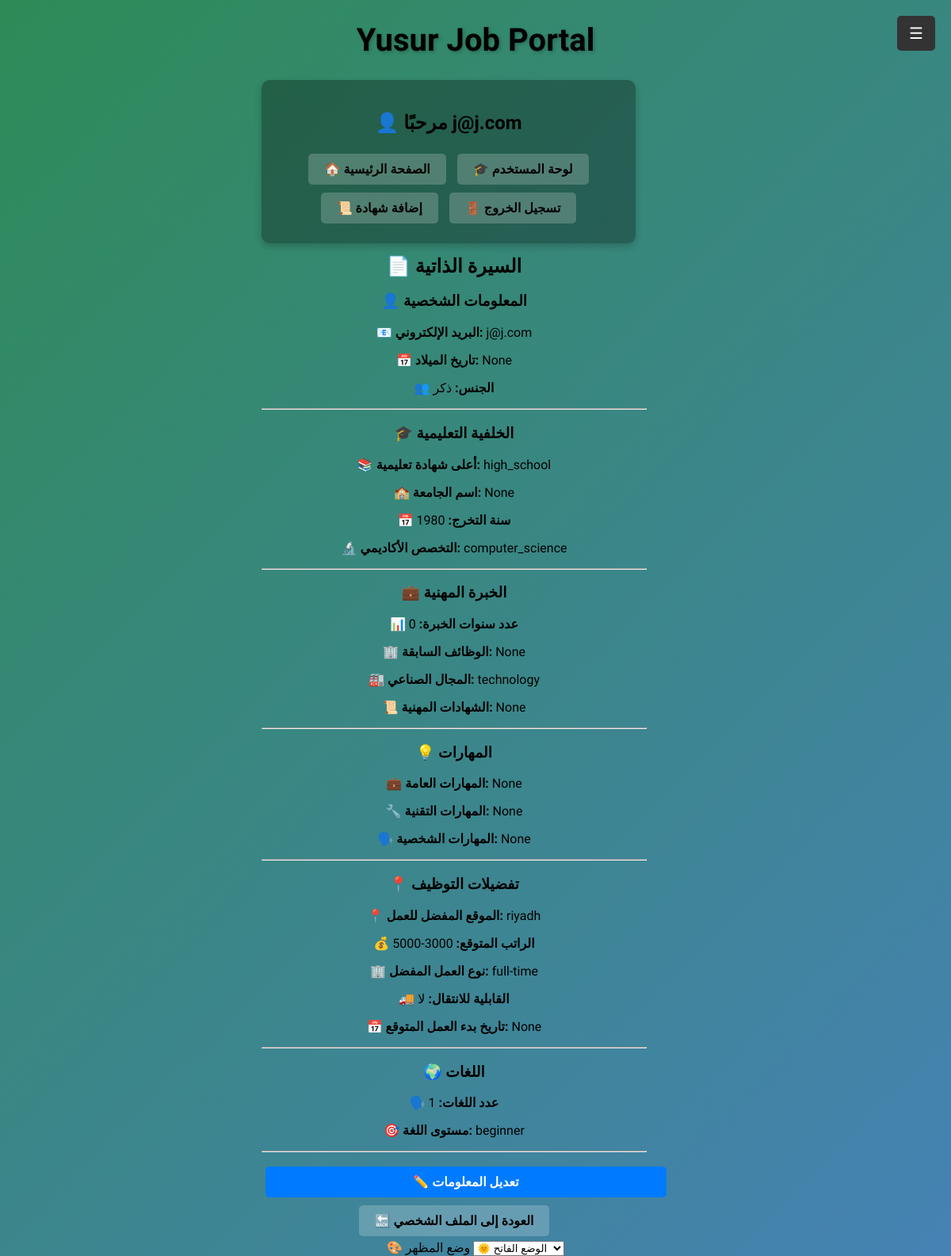
/jobseeker-resume (signed in), run on the app's committed database.
### app/models.py (models this page shows, shortened)
class User(db.Model, UserMixin):
    id = db.Column(db.Integer, primary_key=True)
    username = db.Column(db.String(100), unique=True, nullable=False)
    email = db.Column(db.String(100), unique=True, nullable=False)
    password = db.Column(db.String(100), nullable=False)
    role = db.Column(db.String(20), nullable=False, default="JobSeeker")
    notifications_enabled = db.Column(db.Boolean, default=True)
    theme = db.Column(db.String(10), default="light")
    profile_picture = db.Column(db.String(100), nullable=True, default="default_profile.png")
    date_of_birth = db.Column(db.Date, nullable=True)
    gender = db.Column(db.String(10), nullable=True)
    highest_education = db.Column(db.String(50), nullable=True)
    university_name = db.Column(db.String(100), nullable=True)
    graduation_year = db.Column(db.Integer, nullable=True)
    field_of_study = db.Column(db.String(100), nullable=True)
    experience_years = db.Column(db.String(10), nullable=True)
    previous_jobs = db.Column(db.Text, nullable=True)
    industry = db.Column(db.String(100), nullable=True)
    certifications = db.Column(db.Text, nullable=True)
    skills = db.Column(db.Text, nullable=True)
    technical_skills = db.Column(db.Text, nullable=True)
    soft_skills = db.Column(db.Text, nullable=True)
    preferred_location = db.Column(db.String(100), nullable=True)
    preferred_salary = db.Column(db.String(20), nullable=True)
    job_type = db.Column(db.String(20), nullable=True)
    willing_to_relocate = db.Column(db.Boolean, default=False)
    available_start_date = db.Column(db.Date, nullable=True)
    languages = db.Column(db.String(255), nullable=True)
    language_proficiency = db.Column(db.String(255), nullable=True)

### app/routes.py (the view)
@main.route('/jobseeker-resume', methods=['GET'])
@login_required
def jobseeker_resume():
    return render_template('jobseeker_resume.html', user=current_user)

### app/routes.py (called while the page is built)
@login_manager.user_loader
def load_user(user_id):
    return User.query.get(int(user_id))

### app/templates/jobseeker_resume.html
{% extends "base.html" %}
{% block content %}
<div class="container mt-5">
    <h2 class="text-center">📄 السيرة الذاتية</h2>
    <div class="card p-4 shadow-sm">
        <h3>👤 المعلومات الشخصية</h3>
        <p><strong>📧 البريد الإلكتروني:</strong> {{ user.email }}</p>
        <p><strong>📅 تاريخ الميلاد:</strong> {{ user.date_of_birth }}</p>
        <p><strong>👥 الجنس:</strong> {{ "ذكر" if user.gender == "male" else "أنثى" }}</p>
        <hr>
        <h3>🎓 الخلفية التعليمية</h3>
        <p><strong>📚 أعلى شهادة تعليمية:</strong> {{ user.highest_education }}</p>
        <p><strong>🏫 اسم الجامعة:</strong> {{ user.university_name }}</p>
        <p><strong>📅 سنة التخرج:</strong> {{ user.graduation_year }}</p>
        <p><strong>🔬 التخصص الأكاديمي:</strong> {{ user.field_of_study }}</p>
        <hr>
        <h3>💼 الخبرة المهنية</h3>
        <p><strong>📊 عدد سنوات الخبرة:</strong> {{ user.experience_years }}</p>
        <p><strong>🏢 الوظائف السابقة:</strong> {{ user.previous_jobs }}</p>
        <p><strong>🏭 المجال الصناعي:</strong> {{ user.industry }}</p>
        <p><strong>📜 الشهادات المهنية:</strong> {{ user.certifications }}</p>
        <hr>
        <h3>💡 المهارات</h3>
        <p><strong>💼 المهارات العامة:</strong> {{ user.skills }}</p>
        <p><strong>🔧 المهارات التقنية:</strong> {{ user.technical_skills }}</p>
        <p><strong>🗣️ المهارات الشخصية:</strong> {{ user.soft_skills }}</p>
        <hr>
        <h3>📍 تفضيلات التوظيف</h3>
        <p><strong>📍 الموقع المفضل للعمل:</strong> {{ user.preferred_location }}</p>
        <p><strong>💰 الراتب المتوقع:</strong> {{ user.preferred_salary }}</p>
        <p><strong>🏢 نوع العمل المفضل:</strong> {{ user.job_type }}</p>
        <p><strong>🚚 القابلية للانتقال:</strong> {{ "نعم" if user.willing_to_relocate else "لا" }}</p>
        <p><strong>📅 تاريخ بدء العمل المتوقع:</strong> {{ user.available_start_date }}</p>
        <hr>
        <h3>🌍 اللغات</h3>
        <p><strong>🗣️ عدد اللغات:</strong> {{ user.languages }}</p>
        <p><strong>🎯 مستوى اللغة:</strong> {{ user.language_proficiency }}</p>
        <hr>
        <a href="{{ url_for('main.jobseeker_profile') }}" class="btn btn-primary">✏️ تعديل المعلومات</a>
        <a href="{{ url_for('main.user_profile') }}" class="btn btn-secondary">🔙 العودة إلى الملف الشخصي</a>
    </div>
</div>
{% endblock %}

### app/templates/base.html (shortened to what this page needs)
<!DOCTYPE html>
<html lang="ar">
<head>
    <link rel="stylesheet" type="text/css" href="{{ url_for('static', filename='style.css') }}">
</head>
<body>
    <div class="menu-button" onclick="openSidebar()">☰</div>
    <div class="container">
        <h1 class="title">Yusur Job Portal</h1>
        <div class="dashboard">
            <h2>👤 مرحبًا {{ current_user.username if current_user.is_authenticated else 'زائر' }}</h2>
            <div class="buttons">
                <a href="{{ url_for('main.home') }}" class="btn">🏠 الصفحة الرئيسية</a>
                {% if current_user.is_authenticated %}
                    {% if current_user.role == 'Admin' %}
                        <a href="{{ url_for('main.admin_dashboard') }}" class="btn">📊 لوحة تحكم الأدمن</a>
                        <a href="{{ url_for('main.add_job') }}" class="btn">➕ إضافة وظيفة</a>
                    {% elif current_user.role == 'JobSeeker' %}
                        <a href="{{ url_for('main.jobseeker_dashboard') }}" class="btn">🎓 لوحة المستخدم</a>
                        <a href="{{ url_for('main.upload_certificate') }}" class="btn">📜 إضافة شهادة</a>
                    {% endif %}
                    <a href="{{ url_for('main.logout') }}" class="btn btn-danger">🚪 تسجيل الخروج</a>
                {% else %}
                    <a href="{{ url_for('main.login') }}" class="btn">🔑 تسجيل الدخول</a>
                    <a href="{{ url_for('main.register') }}" class="btn btn-secondary">📝 تسجيل حساب جديد</a>
                {% endif %}
            </div>
        </div>
        <div class="content">
            {% block content %}{% endblock %}
        </div>
    </div>
    <div class="theme-toggle-container">
        <label for="theme-toggle">🎨 وضع المظهر</label>
        <select id="theme-toggle" name="theme" class="form-control">
            <option value="light">🌞 الوضع الفاتح</option>
        </select>
    </div>
</body>
</html>

### app/static/style.css (style rules this page uses)
body { background: linear-gradient(135deg, #2E8B57, #4682B4); margin: 0; font-family: 'Tajawal', sans-serif; display: flex; flex-direction: column; align-items: center; min-height: 100vh; }
.container { text-align: center; color: #000000; max-width: 90%; }
.title { font-size: 2.5em; font-weight: bold; text-shadow: 2px 2px 4px rgba(0, 0, 0, 0.2); }
.dashboard { background: rgba(0, 0, 0, 0.3); padding: 20px; border-radius: 10px; box-shadow: 0px 4px 10px rgba(0, 0, 0, 0.2); width: 80%; max-width: 500px; }
.dashboard h2 { font-size: 1.5em; margin-bottom: 10px; }
.buttons { margin-top: 20px; }
.btn { display: inline-block; background: rgba(255, 255, 255, 0.2); padding: 10px 20px; margin: 5px; border-radius: 5px; color: rgb(0, 0, 0); text-decoration: none; font-weight: bold; transition: background 0.3s; }
.menu-button { position: fixed; top: 20px; right: 20px; background: #333; color: white; padding: 10px 15px; border-radius: 5px; font-size: 20px; cursor: pointer; z-index: 1000; transition: background 0.3s; }
.btn-primary { width: 100%; background: #007bff; color: white; border: none; padding: 10px; margin-top: 10px; border-radius: 5px; font-size: 16px; cursor: pointer; transition: background 0.3s; }
.text-center { margin-top: 15px; }

### data on the page
User: username "j@j.com", email "j@j.com", date_of_birth "None", gender "ذكر", highest_education "high_school", university_name "None", graduation_year "1980", field_of_study "computer_science", experience_years "0", previous_jobs "None", industry "technology", certifications "None", skills "None", technical_skills "None", soft_skills "None", preferred_location "riyadh", preferred_salary "3000-5000", job_type "full-time", willing_to_relocate "لا", available_start_date "None", languages "1", language_proficiency "beginner"
